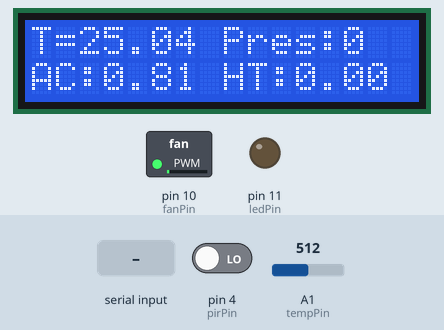
Simulated run of this sketch. Board: Arduino Uno, built with avr-gcc and run on an emulated ATmega328P. Parts: 16×2 character LCD, switched loads named in the sketch (green lamp = pin HIGH), output pins drawn as LEDs (lit = HIGH). Inputs (shaded band) come from the test bench; at power-on: A1 (tempPin) = 512, pin 4 (pirPin) LOW. What the sketch prints to the serial monitor is not drawn.

Above: at 1.2 s.
1.3 s: "90,45,200\n" received over Serial
At 7.4 s:
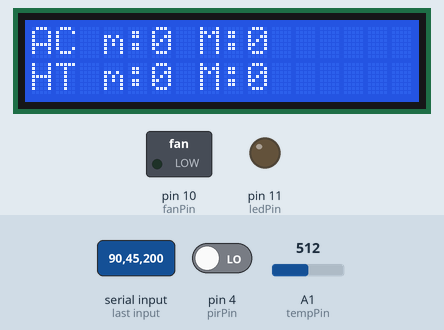
13.1 s: "90,45,200,10,150,30\n" received over Serial
At 19.0 s:
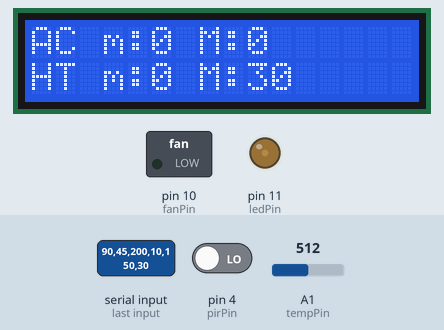
24.9 s: A1 (tempPin) set to 306
At 30.5 s:
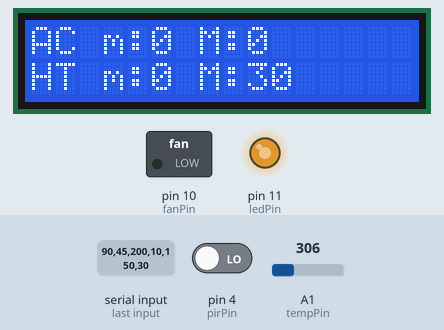
36.7 s: "30,150,10\n" received over Serial
At 43.3 s:
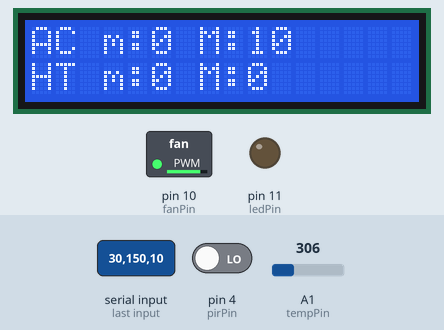
48.5 s: "30,150,10,200,45,90\n" received over Serial
At 60.2 s:
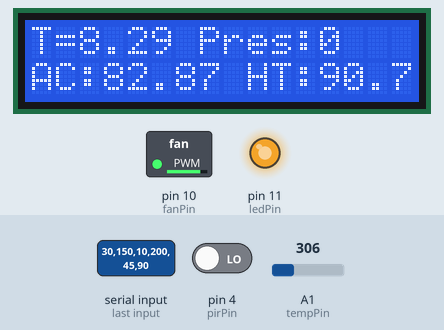
60.3 s: pin 4 (pirPin) driven HIGH
At 72.7 s:
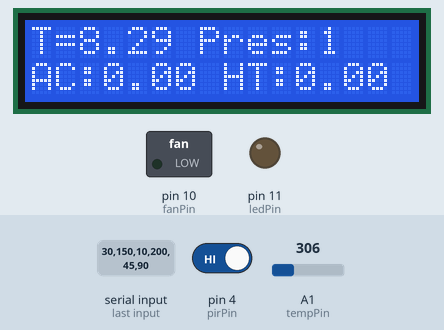
Timing chart, 0 to 73.1 s (numbered marks = the images above; inputs shaded):
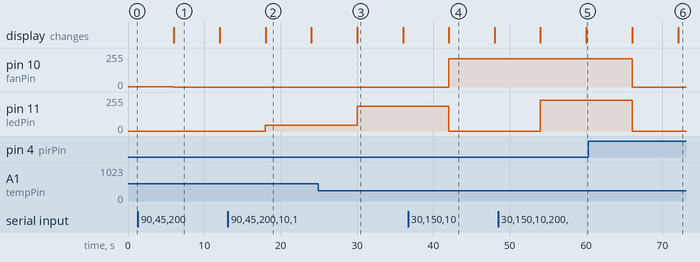

The sketch:

Laboratorio_03_esercizio1.ino
```cpp
/**
 *    IOT laboratorio HW-2
 *    esercizio 1
 *    todo: SMART Home Controller
 *          parte 1, ventola che si accende proporzionalmente
 *          con temperatura 25-30
 */

#include <math.h>
#include <LiquidCrystal_PCF8574.h>

/**
 * Set di temperature, 4 valori per presenza di persone
 * e 4 per l'assenza
 */
float tempFanMinNoPeople = 25;
float tempFanMaxNoPeople = 30;
float tempLedMinNoPeople = 20;
float tempLedMaxNoPeople = 25;
float tempFanMinWithPeople = 25;
float tempFanMaxWithPeople = 35;
float tempLedMinWithPeople = 15;
float tempLedMaxWithPeople = 25;

int tempFanMin = 0;
int tempFanMax = 0;
int tempLedMin = 0;
int tempLedMax = 0;

float temp;

const int ledPin = 11;
const int tempPin = A1;
const long int R0 = 100000;
const int beta = 4275;
const int sleepTime = 5;

const int fanPin = 10;
/* Valore corrente speed da 0 a 255 */
float currentSpeed = 0;
float ledPower = 0;

const int soundPin = 7;
const unsigned long timeoutPir = 1800000;         /* timeout pir, circa 30 minuto 1800 secondi */
volatile unsigned long checkTimePir = 0;
unsigned long currentMillis;

/**
 * QUESTO FLAG INDICA LA PRESENZA DI PERSONE, 0 ASSENZA E 1 PRESENZA (sensor fusion, slide 03, pag +-70)
 */
int flag = 0;

const int pirPin = 4;
const unsigned long soundInterval = 600000;      /* 10 minuti in millis */
const unsigned long timeoutSound = 2400000;      /* 40 minuti timeout */
volatile unsigned long checkTimeSound = 0;
int countSoundEvent = 0;

int setupLCD = 0;
LiquidCrystal_PCF8574 lcd(0x27);


/* Variabili per Finestra Mobile */
const int TIME_INTERVAL = 10 + 1, EVENTS_NUM = 50;
int soundEvents[TIME_INTERVAL];

/* Variabili per LCD */
int timeout = 60000;


void setup() {
  /* Primo setup dei componenti */
  pinMode(tempPin, INPUT);
  pinMode(fanPin, OUTPUT);
  pinMode(ledPin, OUTPUT);
  analogWrite(fanPin, currentSpeed);

  pinMode(soundPin, INPUT);

  pinMode(pirPin, INPUT);
  attachInterrupt(digitalPinToInterrupt(soundPin), checkSound, FALLING);

  setupSoundEvents(soundEvents);

  lcd.begin(16, 2);
  lcd.setBacklight(255);
  lcd.home();
  lcd.clear();

  Serial.begin(9600);
  Serial.print("Lab 2 Starting");
  Serial.setTimeout(timeout); /* Timeout riferito alla lettura dell'input settato a 1 minuto per permettere all'utente di scrivere */
}

void loop() {
  /**
   * Settaggio parametri di temperatura
  */
  if (flag==0){
    tempFanMin = tempFanMinNoPeople;
    tempFanMax = tempFanMaxNoPeople;
    tempLedMin = tempLedMinNoPeople;
    tempLedMax = tempLedMaxNoPeople;
  }
  else if (flag==1){
    tempFanMin = tempFanMinWithPeople;
    tempFanMax = tempFanMaxWithPeople;
    tempLedMin = tempLedMinWithPeople;
    tempLedMax = tempLedMaxWithPeople;
  }

  temp = checkTemp();
  /**
   * Controllo ventilatore
   */
  if (temp < tempFanMax && temp > tempFanMin){
    currentSpeed = (temp-tempFanMin)/(tempFanMax-tempFanMin)*255.0;
    analogWrite(fanPin, currentSpeed);
    Serial.print("Temperatura :");
    Serial.print(temp);
    Serial.print(" velocita :");
    Serial.println(currentSpeed);
  }
  else{
    currentSpeed = 0;
    analogWrite(fanPin, currentSpeed);
  }
  /**
   * Controllo led
   */
  if (temp < tempLedMax && temp > tempLedMin){
    ledPower = abs(temp-tempLedMax)/abs(tempLedMin-tempLedMax)*255.0;
    analogWrite(ledPin, ledPower);
  }
  else {
    ledPower = 0;
    analogWrite(ledPin, ledPower);
  }

  /**
   *  Questo current millis indica il tempo trasorso dall'ultimo movimento
   *  rilevato dal sensore PIR, ovvero dall'ultima volta che ho registrato
   *  il checkTimePir, se questo valore scade significa che non c'è nessuno.
   */

  currentMillis = millis();
  if (currentMillis - checkTimePir >= timeoutPir) {
    flag = 0;
  }

  /**
   * Al posto della delay uitilizzo un ciclo while
   * in cui attento il passare del tempo e checko la presenza di movimenti
   * il ciclo while dura 5 secondi, prima di ogni ciclo vado a cambiare la pagina
   * del LCD
   */
  lookLCD();

  int delayMillis = int(millis()/1000);
  while (int(millis()/1000) - delayMillis <= sleepTime){
    checkPresence();
    if (Serial.available()){
      listenSerial();
    }
  }
}

float checkTemp(){
  int vDigit = analogRead(tempPin);
  /**
   * Calcolo il valore di R, successivamente
   * uso il datasheet per ricavare le formule di conversione e
   * calcolo T, per poi convertire in Celsius
  */
  float R = ((1023.0/vDigit)-1.0);
  R = R0*R;
  float loga = log(R/R0)/beta;
  float TK = 1.0/((loga)+(1.0/298.15));
  float TC = TK-273.15;
  Serial.print("TEMPERATURA RICEVUTA = ");
  Serial.println(String(TC));
  return TC;
}


/**
 * Forse sarebbe meglio mettere come interrupt il sensore di
 * rumore, avendo a disposizione questi sensori si portrebbe
 * diminuire la sensibilità del sensore di prossimità così che
 * ogni ciclo del loop principale possa catturare comunque le
 * variazioni del sensore, mentre quello di rumore (più semplice
 * e basilare, e soprattutto solo digitale) si potrebbe impostare
 * sull'interrupt
 */

void setupSoundEvents(int vect[]) {
  int i;
  for (i = 0; i < TIME_INTERVAL; i++) {
    vect[i] = 0;
  }
}

void checkPresence(){
  if (digitalRead(pirPin)==HIGH){
    flag = 1;
    checkTimePir = millis();
    Serial.println("Movimento rilevato!");
  }
}

void checkSound(){
  /* Implementazione Buffer Circolare */
  int index, count=0, i, tail;

  index = int(millis()/60000)%(TIME_INTERVAL);
  /* Metto a zero il successivo minuto */
  tail = (index + 1)%TIME_INTERVAL;
  soundEvents[tail] = 0;
  /* Aggiorno gli eventi della finestra corrente */
  if (digitalRead(soundPin)==LOW){
    soundEvents[index]++;
    delay(200);
    Serial.println("Suono ricevuto!");
    Serial.print("SOUND EVENTS NEL BLOCCO = ");
    Serial.println(String(soundEvents[index]));
  }
  /* Controllo se nella finestra ci sono abbastanza eventi */
  for(i = 0; i < TIME_INTERVAL; i++) {
    count += soundEvents[i];
  }
  if (count >= EVENTS_NUM) {
    flag = 1;
  }
  else {
    flag = 0;
  };
}

void lookLCD(){
  /*
   * In base al setup corrente faccio la print della schermata
   */
  if (setupLCD == 0){
    lcd.clear();
    lcd.setCursor(0, 0);
    lcd.print("T=");
    lcd.print(String(temp));
    lcd.print(" Pres:");
    lcd.print(String(flag));
    lcd.setCursor(0, 1);
    lcd.print("AC:");
    lcd.print(String(currentSpeed/2.55));
    lcd.print(" HT:");
    lcd.print(String(ledPower/2.55));
    setupLCD = 1;

    Serial.print("T=");
    Serial.print(String(temp));
    Serial.print(" Pres:");
    Serial.print(String(flag));
    Serial.println("");
    Serial.print("AC:");
    Serial.print(String(currentSpeed/2.55));
    Serial.print(" HT:");
    Serial.print(String(ledPower/2.55));
  }
  else if(setupLCD == 1){
    lcd.clear();
    lcd.setCursor(0, 0);
    lcd.print("AC m:");
    lcd.print(String(tempFanMin));
    lcd.print(" M:");
    lcd.print(String(tempFanMax));
    lcd.setCursor(0, 1);
    lcd.print("HT m:");
    lcd.print(String(tempLedMin));
    lcd.print(" M:");
    lcd.print(String(tempLedMax));
    setupLCD = 0;


    Serial.print("AC m:");
    Serial.print(String(tempFanMin));
    Serial.print(" M:");
    Serial.print(String(tempFanMax));
    Serial.println("");
    Serial.print("HT m:");
    Serial.print(String(tempLedMin));
    Serial.print(" M:");
    Serial.print(String(tempLedMax));
  }
}

/**
 * Dalla read devo leggere 8 valori, in sequenza saranno
  int tempFanMinNoPeople = 25;
  int tempFanMaxNoPeople = 30;
  int tempLedMinNoPeople = 20;
  int tempLedMaxNoPeople = 25;
  int tempFanMinWithPeople = 25;
  int tempFanMaxWithPeople = 35;
  int tempLedMinWithPeople = 15;
  int tempLedMaxWithPeople = 25;

  I VALORI IN INPUT DEVONO ESSERE DIVISI DA /
 */
void listenSerial(){
  char data[8][4] = {};
  char inByte[41] = {};

  //esempio stringa 25.1/26.0/20.0/21.0/23.0/28.0/15.0/22.0

  if (Serial.available() > 0) {
    int i, k = 0, j;


    int availableBytes = Serial.available();
    for(int i=0; i<availableBytes; i++){
       inByte[i] = char(Serial.read());
    }

    for (i=0 ; i<40 ; i=i+5){
      for(j=0 ; j<4; j++){
        data[k][j] = inByte[j+i];
      }
      k++;
    }
    tempFanMinNoPeople = atof(data[0]);
    tempFanMaxNoPeople = atof(data[1]);
    tempLedMinNoPeople = atof(data[2]);
    tempLedMaxNoPeople = atof(data[3]);
    tempFanMinWithPeople = atof(data[4]);
    tempFanMaxWithPeople = atof(data[5]);
    tempLedMinWithPeople = atof(data[6]);
    tempLedMaxWithPeople = atof(data[7]);
    Serial.println("SETUP DELLE TEMPERATURE AVVENUTO CON SUCCESSO");
  }
}
```

Measured:
- after the input at 1.3 s, pin 10 (fanPin): 2/255 → 0/255 after 4.7 s; the display: changes after 4.7 s (image 1)
- after the input at 13.1 s, pin 11 (ledPin): 0/255 → 42/255 after 4.9 s; the display: changes after 4.9 s (image 2)
- after the input at 24.9 s, pin 11 (ledPin): 42/255 → 184/255 after 5.1 s
- after the input at 36.7 s, pin 10 (fanPin): 0/255 → 211/255 after 5.3 s; pin 11 (ledPin): 184/255 → 0/255 after 5.3 s; the display: changes after 5.3 s (image 4)
- after the input at 48.5 s, pin 11 (ledPin): 0/255 → 231/255 after 5.5 s; the display: first changes after 5.5 s (image 5 shows a later state)
- after the input at 60.3 s, pin 10 (fanPin): 211/255 → 0/255 after 5.8 s; pin 11 (ledPin): 231/255 → 0/255 after 5.8 s; the display: first changes after 5.8 s (image 6 shows a later state)
- what the display in image 1 shows lasts 6.0 s, from 6.0 s to 12.0 s
